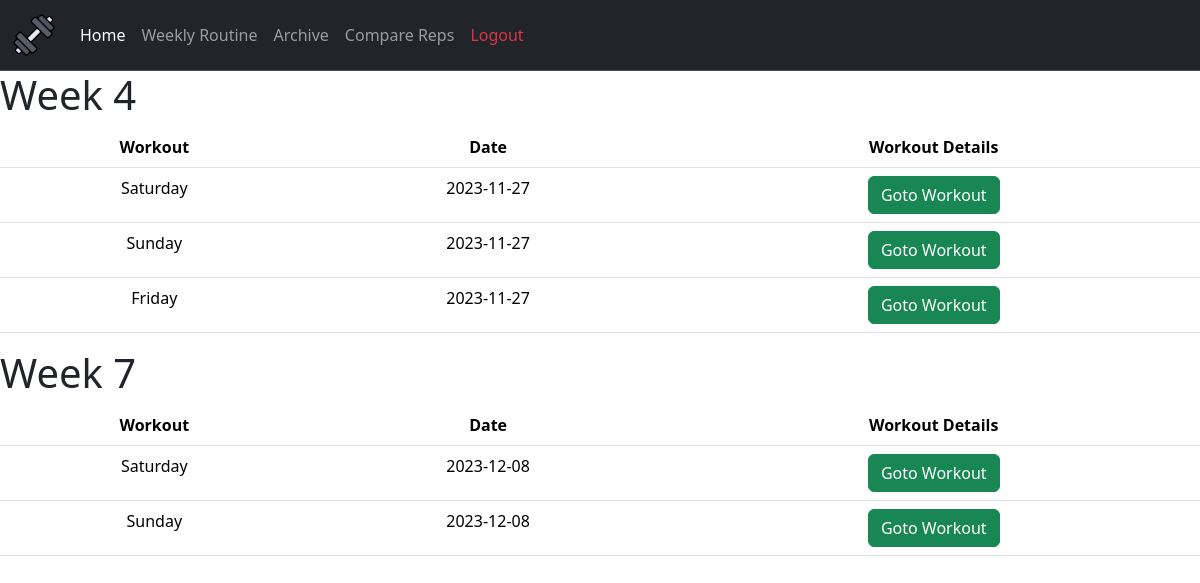
The app's page /archive (signed in), older data.
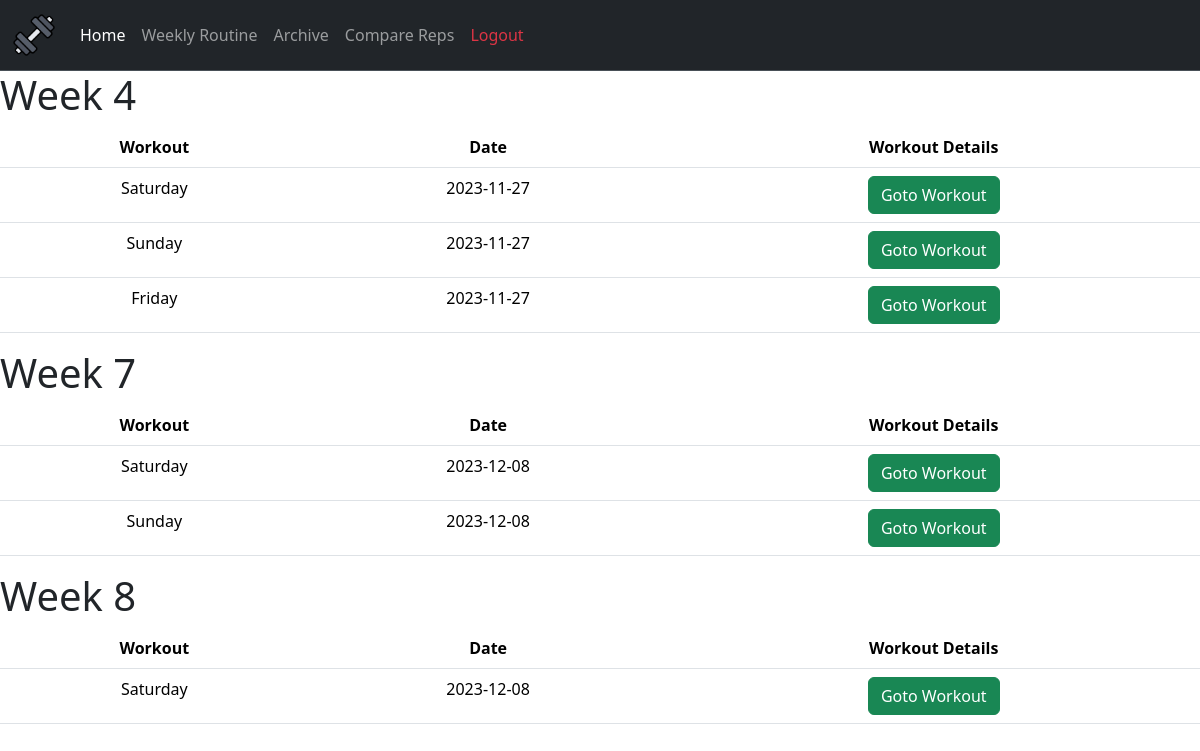
The same page, newer data.
### webapp/tables.py (models this page shows)
class Workout(db.Model):
    id = db.Column(db.Integer, primary_key = True)
    date = db.Column(db.String(10), default = func.current_date())
    day = db.Column(db.String(12), nullable = False)
    week = db.Column(db.String(150))
    user_id = db.Column(db.Integer, db.ForeignKey('user.id'))
    workout_number = db.Column(db.Integer, nullable=False, unique=False)

### webapp/routes.py (the view)
@routes.route("/archive")
@login_required
def archive():
    workouts = db.session.query(Workout).filter_by(user_id = current_user.id).all()
    weeks = db.session.query(Workout.week).filter_by(user_id = current_user.id).distinct().all()
    weeks = [week[0] for week in weeks]
    return render_template("archive.html", workouts = workouts, weeks = weeks)

### webapp/templates/archive.html (shortened to what this page needs)
{% extends "layout.html" %}
{% block main %}
<div class="containter-fluid fs-6">
    {% for week in weeks %}
    <h1>Week {{ week }}</h1>
    <table class="table text-sm-center">
        <thead>
            <tr>
                <th scope="col">Workout</th>
                <th scope="col">Date</th>
                <th scope="col">Workout Details</th>
            </tr>
        </thead>
        {% for workout in workouts %}
        {% if workout.week  ==  week %}
        <tr>
            <td>{{ workout.day }}</td>
            <td>{{ workout.date }}</td>
            <td><a href="workout/{{ workout.id }}"><button class="btn btn-success">Goto Workout</button></a></td>
        </tr>
        {% endif %}
        {% endfor %}
    </table>
    {% endfor %}
</div>
{% endblock %}

### webapp/templates/layout.html (shortened to what this page needs)
<!DOCTYPE html>
<html>
  <head>
    <link
      href="https://cdn.jsdelivr.net/npm/bootstrap@5.3.2/dist/css/bootstrap.min.css"
      rel="stylesheet"
    />
    <link rel="stylesheet" href="{{ url_for('static', filename='styles.css') }}" />
  </head>
  <body>
    <nav
      class="navbar navbar navbar-expand-lg bg-dark border-bottom border-body"
      data-bs-theme="dark"
    >
      <div class="container-fluid">
        <a class="navbar-brand" href="/">
          <img src="{{ url_for('static', filename='icon.png') }}" wdith="50" height="44" alt="Workout Icon">
        </a>
        <div class="collapse navbar-collapse" id="navbarNavAltMarkup">
          <div class="navbar-nav">
            {% if current_user.is_authenticated %}
            <a
              class="nav-link active"
              aria-current="page"
              href="{{ url_for('routes.index') }}"
              >Home</a
            >
            <a class="nav-link" href="{{ url_for('routes.routine') }}">Weekly Routine</a>
            <a class="nav-link" href="{{ url_for('routes.archive' )}}">Archive</a>
            <a class="nav-link" href="{{ url_for('routes.compare' )}}">Compare Reps</a>
            <a class="nav-link text-danger" id="logout" onclick="return confirmLogout()">Logout</a>
            {% else %}
            <a class="nav-link" href="{{ url_for('auth.login') }}">Login</a>
            <a class="nav-link" href="{{ url_for('auth.register') }}"
              >Register</a
            >
            {% endif %}
          </div>
        </div>
      </div>
    </nav>
    <main>{% block main %}{% endblock %}</main>
  </body>
</html>

Row changes from the older to the newer data that the page shows:
added Workout: day "Saturday", date "2023-12-08", shown under "8"
Text that changed along with them:
new list line: "Week 8 Workout Date Workout Details"
